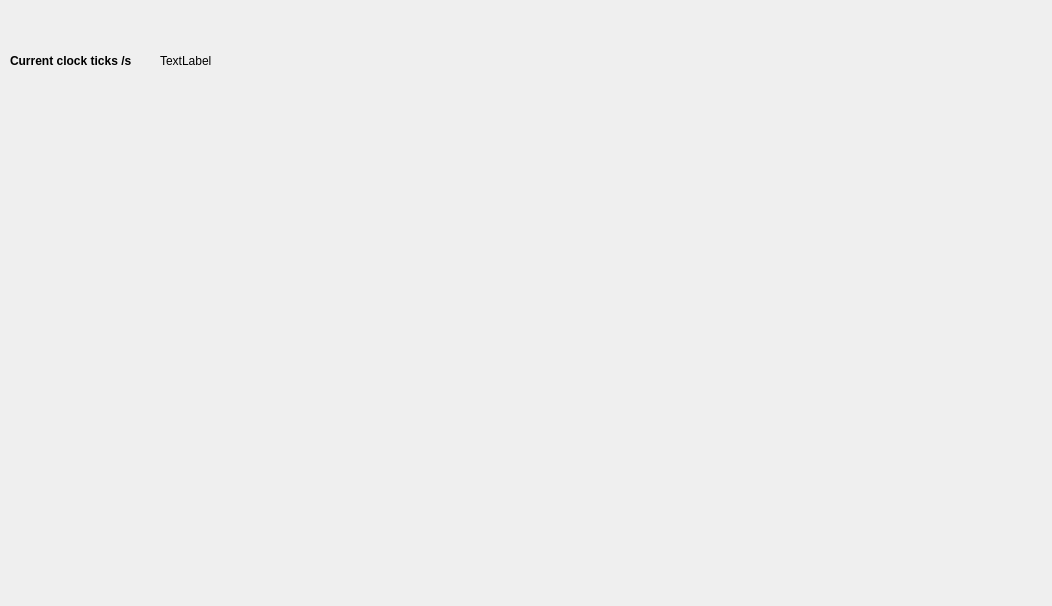
<?xml version="1.0" encoding="UTF-8"?>
<ui version="4.0">
 <class>TestBench</class>
 <widget class="QWidget" name="TestBench">
  <property name="geometry">
   <rect>
    <x>0</x>
    <y>0</y>
    <width>1052</width>
    <height>606</height>
   </rect>
  </property>
  <property name="windowTitle">
   <string>Form</string>
  </property>
  <property name="styleSheet">
   <string notr="true">QLabel
{
	background: rgba(0,0,0,0%);
	color: black;
}

QLabel#label_clocks_ticks
{
	
	font: 75 10pt &quot;MS Serif&quot;;
}</string>
  </property>
  <widget class="QLabel" name="label_clock_ticks">
   <property name="geometry">
    <rect>
     <x>10</x>
     <y>50</y>
     <width>141</width>
     <height>21</height>
    </rect>
   </property>
   <property name="minimumSize">
    <size>
     <width>141</width>
     <height>21</height>
    </size>
   </property>
   <property name="maximumSize">
    <size>
     <width>141</width>
     <height>21</height>
    </size>
   </property>
   <property name="font">
    <font>
     <pointsize>9</pointsize>
     <weight>75</weight>
     <bold>true</bold>
    </font>
   </property>
   <property name="text">
    <string>Current clock ticks /s</string>
   </property>
  </widget>
  <widget class="QLabel" name="clock_ticks_value">
   <property name="geometry">
    <rect>
     <x>160</x>
     <y>50</y>
     <width>61</width>
     <height>21</height>
    </rect>
   </property>
   <property name="text">
    <string>TextLabel</string>
   </property>
  </widget>
 </widget>
 <resources/>
 <connections/>
</ui>
